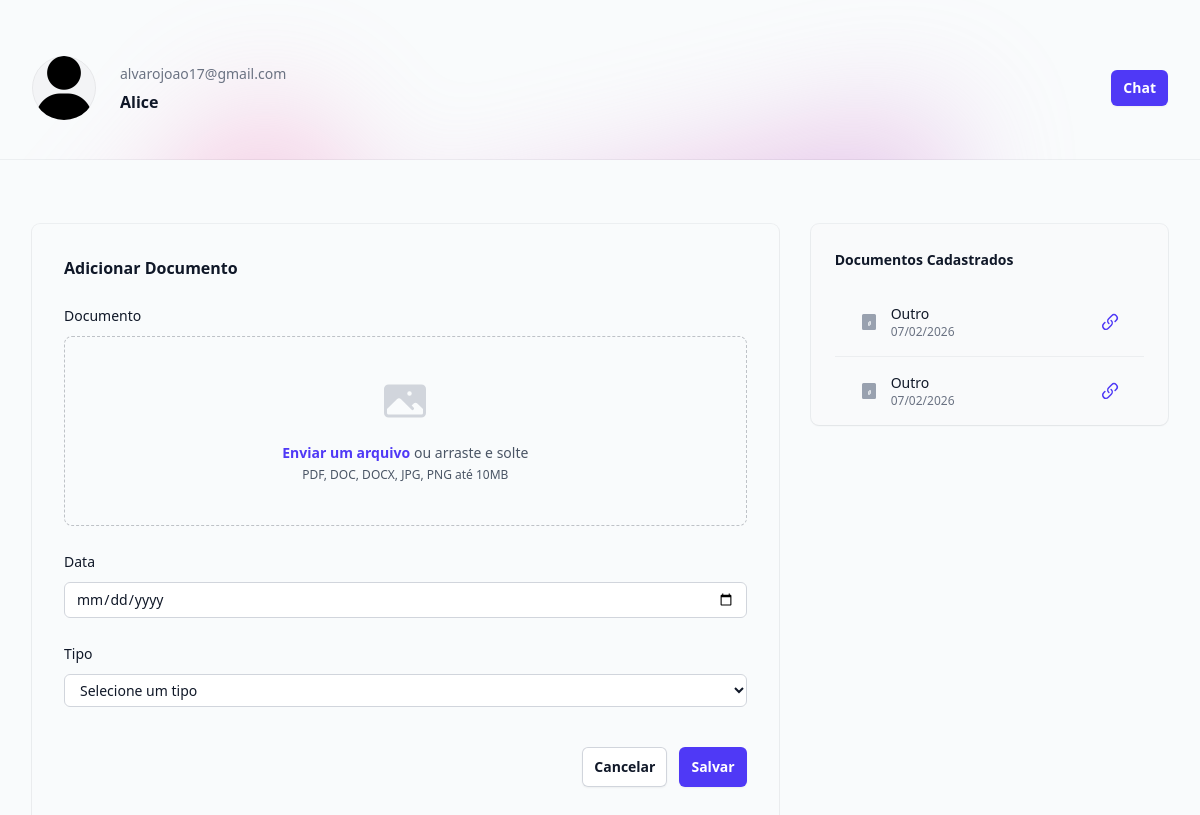
The page /usuarios/cliente/1 on the database its author committed.
### usuarios/models.py (models this page shows, shortened)
class Cliente(models.Model):
    TIPO_CHOICES = [
        ('PF', 'Pessoa Física'),
        ('PJ', 'Pessoa Jurídica'),
    ]
    nome = models.CharField(max_length=255)
    email = models.EmailField(max_length=255)
    tipo = models.CharField(max_length=2, choices=TIPO_CHOICES, default='PF')
    status = models.BooleanField(default=True)
    user = models.ForeignKey(User, on_delete=models.CASCADE)

class Documentos(models.Model):
    TIPO_CHOICES = [
        ('C', 'Contrato'),
        ('P', 'Petição'),
        ('CONT', 'Contestação'),
        ('R', 'Recursos'),
        ('O', 'Outro'),
    ]
    cliente = models.ForeignKey(Cliente, on_delete=models.CASCADE)
    tipo = models.CharField(max_length=255, choices=TIPO_CHOICES, default='O')
    arquivo = models.FileField(upload_to='documentos/')
    data_upload = models.DateTimeField()
    content = MartorField()

### usuarios/views.py (the view, shortened to what this page needs)
# urls.py: path("cliente/<int:id>", views.cliente, name='cliente'),
def cliente(request, id):
    cliente = Cliente.objects.get(id=id)
    if request.method == "GET":
        documentos = Documentos.objects.filter(cliente=cliente)
        return render(request, 'cliente.html', {'cliente': cliente, 'documentos': documentos})

### usuarios/templates/cliente.html (shortened to what this page needs)
{% extends 'base.html' %}
{% load static %}
{% block 'body' %}
  <main>
    <header class="relative isolate pt-4">
      <div aria-hidden="true" class="absolute inset-0 -z-10 overflow-hidden">
        <div class="absolute top-full left-16 -mt-16 transform-gpu opacity-50 blur-3xl xl:left-1/2 xl:-ml-80">
          <div style="clip-path: polygon(100% 38.5%, 82.6% 100%, 60.2% 37.7%, 52.4% 32.1%, 47.5% 41.8%, 45.2% 65.6%, 27.5% 23.4%, 0.1% 35.3%, 17.9% 0%, 27.7% 23.4%, 76.2% 2.5%, 74.2% 56%, 100% 38.5%)" class="aspect-1154/678 w-288.5 bg-linear-to-br from-[#FF80B5] to-[#9089FC]"></div>
        </div>
        <div class="absolute inset-x-0 bottom-0 h-px bg-gray-900/5"></div>
      </div>
      <div class="mx-auto max-w-7xl px-4 py-10 sm:px-6 lg:px-8">
        <div class="mx-auto flex max-w-2xl items-center justify-between gap-x-8 lg:mx-0 lg:max-w-none">
          <div class="flex items-center gap-x-6">
            <img src="{% static 'user.png' %}" alt="" class="size-16 flex-none rounded-full bg-gray-100 outline -outline-offset-1 outline-black/5" />
            <h1>
              <div class="text-sm/6 text-gray-500">{{ cliente.email }}</div>
              <div class="mt-1 text-base font-semibold text-gray-900">{{ cliente.nome }}</div>
            </h1>
          </div>
          <div class="flex items-center gap-x-4 sm:gap-x-6">
            <a href="#" class="rounded-md bg-indigo-600 px-3 py-2 text-sm font-semibold text-white shadow-xs hover:bg-indigo-500 focus-visible:outline-2 focus-visible:outline-offset-2 focus-visible:outline-indigo-600">Chat</a>
          </div>
        </div>
      </div>
    </header>
    <div class="mx-auto max-w-7xl px-4 py-16 sm:px-6 lg:px-8">
      <div class="mx-auto grid max-w-2xl grid-cols-1 grid-rows-1 items-start gap-x-8 gap-y-8 lg:mx-0 lg:max-w-none lg:grid-cols-3">
        <div class="lg:col-start-3 lg:row-end-1">
          <div class="rounded-lg bg-gray-50 shadow-xs outline-1 outline-gray-900/5">
            <div class="px-6 pt-6">
              <h3 class="text-sm/6 font-semibold text-gray-900 mb-4">Documentos Cadastrados</h3>
              {% if documentos %}
                <ul class="divide-y divide-gray-900/5">
                    {% for documento in documentos %}
                    <li class="px-6 py-4">
                        <div class="flex items-center justify-between">
                        <div class="flex items-center gap-3">
                            <div>
                            <p class="text-sm font-medium text-gray-900">{{ documento.get_tipo_display }}</p>
                            <p class="text-xs text-gray-500">{{ documento.data_upload|date:"d/m/Y" }}</p>
                            </div>
                        </div>
                        <a href="#" target="_blank" class="text-indigo-600 hover:text-indigo-500">
                        </a>
                        </div>
                    </li>
                    {% endfor %}
                </ul>
                {% endif %}
            </div>
          </div>
        </div>
        <div class="-mx-4 px-4 py-8 shadow-xs ring-1 ring-gray-900/5 sm:mx-0 sm:rounded-lg sm:px-8 sm:pb-14 lg:col-span-2 lg:row-span-2 lg:row-end-2 xl:px-16 xl:pt-16 xl:pb-20">
          <h2 class="text-base font-semibold text-gray-900 mb-6">Adicionar Documento</h2>
          <form class="space-y-6" action="{% url 'cliente' cliente.id %}" method="POST" enctype="multipart/form-data">{% csrf_token %}
            <div>
              <label for="documento" class="block text-sm/6 font-medium text-gray-900 mb-2">Documento</label>
              <div class="mt-2 flex justify-center rounded-lg border border-dashed border-gray-900/25 px-6 py-10">
                <div class="text-center">
                  <div class="mt-4 flex text-sm/6 leading-6 text-gray-600">
                    <label for="documento" class="relative cursor-pointer rounded-md font-semibold text-indigo-600 focus-within:outline-2 focus-within:outline-offset-2 focus-within:outline-indigo-600">
                      <span>Enviar um arquivo</span>
                    </label>
                    <p class="pl-1">ou arraste e solte</p>
                  </div>
                  <p class="text-xs leading-5 text-gray-600">PDF, DOC, DOCX, JPG, PNG até 10MB</p>
                </div>
              </div>
            </div>
            <div>
              <label for="data" class="block text-sm/6 font-medium text-gray-900 mb-2">Data</label>
              <input type="date" id="data" name="data" required class="block w-full rounded-md bg-white px-3 py-1.5 text-base text-gray-900 outline-1 -outline-offset-1 outline-gray-300 placeholder:text-gray-400 focus:outline-2 focus:-outline-offset-2 focus:outline-indigo-600 sm:text-sm/6" />
            </div>
            <div>
              <label for="tipo" class="block text-sm/6 font-medium text-gray-900 mb-2">Tipo</label>
              <select id="tipo" name="tipo" required class="block w-full rounded-md bg-white px-3 py-1.5 text-base text-gray-900 outline-1 -outline-offset-1 outline-gray-300 focus:outline-2 focus:-outline-offset-2 focus:outline-indigo-600 sm:text-sm/6">
                <option value="">Selecione um tipo</option>
              </select>
            </div>
            <div class="flex justify-end gap-3 pt-4">
              <button type="button" class="rounded-md bg-white px-3 py-2 text-sm/6 font-semibold text-gray-900 shadow-xs inset-ring-1 inset-ring-gray-300 hover:bg-gray-50">
                Cancelar
              </button>
              <button type="submit" class="rounded-md bg-indigo-600 px-3 py-2 text-sm/6 font-semibold text-white shadow-xs hover:bg-indigo-500 focus-visible:outline-2 focus-visible:outline-offset-2 focus-visible:outline-indigo-600">
                Salvar
              </button>
            </div>
          </form>
        </div>
      </div>
    </div>
  </main>
{% endblock 'body' %}

### rows shown on the page
Cliente: email "alvarojoao17@gmail.com", nome "Alice"
Documentos: tipo "Outro", data_upload "07/02/2026"
Documentos: tipo "Outro", data_upload "07/02/2026"
